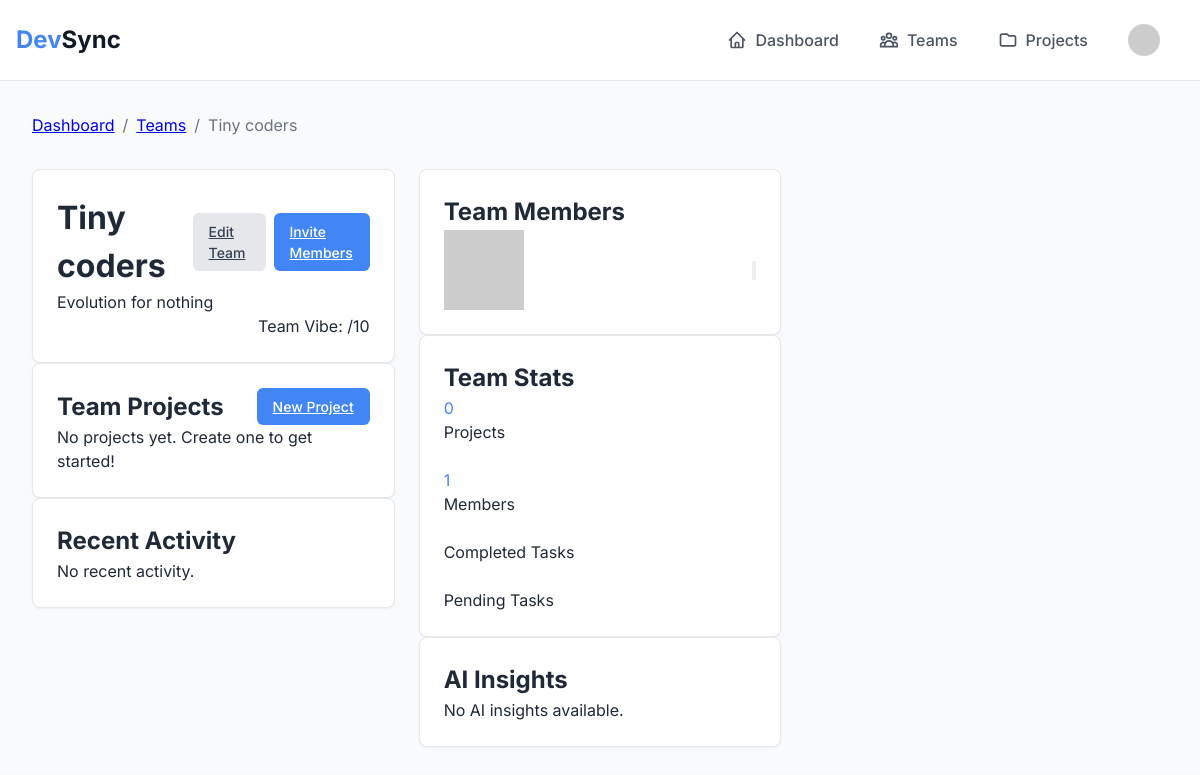
/api/teams/1/ (signed in), run on the app's committed database.
### devcord/models.py (models this page shows, shortened)
class Team(models.Model):
    TEAM_TYPES = (
        ('individual', 'Individual'),
        ('group', 'Group'),
    )
    name = models.CharField(max_length=100, unique=True)
    description = models.TextField(blank=True)
    team_type = models.CharField(max_length=20, choices=TEAM_TYPES, default='individual')
    created_at = models.DateTimeField(auto_now_add=True)
    updated_at = models.DateTimeField(auto_now=True)
    creator = models.ForeignKey(User, on_delete=models.CASCADE, related_name='created_teams')
    members = models.ManyToManyField(User, through='TeamMember', related_name='teams')
    invite_code = models.CharField(max_length=8, unique=True, blank=True)
    is_active = models.BooleanField(default=True)
    class Meta:
        ordering = ['-created_at']

### devcord/views.py (the view)
# urls.py: path('teams/<int:team_id>/', views.team_detail, name='team-detail'),
@login_required
def team_detail(request, team_id):
    team = get_object_or_404(Team, id=team_id)
    if not team.members.filter(id=request.user.id).exists():
        messages.error(request, 'You do not have permission to view this team.')
        return redirect('dashboard')
    projects = team.projects.all().select_related('team')
    team_members = TeamMember.objects.filter(team=team).select_related('user')
    activities = ActivityLog.objects.filter(
        Q(project__team=team) | Q(target_type='team', target_id=team.id)
    ).order_by('-timestamp')[:10]
    context = {
        'team': team,
        'projects': projects,
        'team_members': team_members,
        'activities': activities,
        'can_edit': team.members.filter(
            teammember__user=request.user,
            teammember__role__in=['admin', 'leader']
        ).exists()
    }
    return render(request, 'devcord/team_detail.html', context)

### templates/devcord/team_detail.html (shortened to what this page needs)
{% extends "base.html" %}
{% load static %}
{% block breadcrumbs %}
<a href="{% url 'dashboard' %}" class="text-gray-600 hover:text-gray-900">Dashboard</a>
<span class="mx-2">/</span>
<a href="{% url 'team-list' %}" class="text-gray-600 hover:text-gray-900">Teams</a>
<span class="mx-2">/</span>
<span class="text-gray-900">{{ team.name }}</span>
{% endblock %}
{% block content %}
<div class="grid grid-cols-1 lg:grid-cols-3 gap-6">
    <div class="lg:col-span-2">
        <div class="card mb-6">
            <div class="flex items-center justify-between mb-6">
                <h1 class="text-2xl font-bold">{{ team.name }}</h1>
                <div class="flex items-center space-x-2">
                    <a href="{% url 'team-edit' team.id %}" class="btn btn-secondary">
                        Edit Team
                    </a>
                    <a href="{% url 'team-invite' team.id %}" class="btn btn-primary">
                        Invite Members
                    </a>
                </div>
            </div>
            <p class="text-gray-600 mb-4">{{ team.description }}</p>
            <div class="flex items-center space-x-4">
                <span class="text-sm font-medium">Team Vibe: {{ team.vibe_score|floatformat:1 }}/10</span>
            </div>
        </div>
        <div class="card mb-6">
            <div class="flex items-center justify-between mb-4">
                <h2 class="text-lg font-semibold">Team Projects</h2>
                <a href="{% url 'project-create-team' team.id %}" class="btn btn-primary">
                    New Project
                </a>
            </div>
            {% if team.projects.exists %}
                <div class="space-y-4">
                    {% for project in team.projects.all %}
                    <div class="p-4 bg-gray-50 rounded-lg">
                        <div class="flex items-center justify-between mb-2">
                            <a href="{% url 'project-detail' project.id %}" class="text-lg font-medium hover:text-primary">
                                {{ project.name }}
                            </a>
                            <span class="px-2 py-1 text-sm rounded-full
                                {% if project.status == 'completed' %}bg-green-100 text-green-700
                                {% elif project.status == 'in_progress' %}bg-blue-100 text-blue-700
                                {% elif project.status == 'review' %}bg-yellow-100 text-yellow-700
                                {% else %}bg-gray-100 text-gray-700{% endif %}">
                                {{ project.get_status_display }}
                            </span>
                        </div>
                        <p class="text-gray-600 text-sm mb-3">{{ project.description|truncatewords:30 }}</p>
                        <div class="flex items-center justify-between text-sm text-gray-500">
                            <span>{{ project.tasks.count }} tasks</span>
                            <span>Due: {{ project.due_date|date:"M d, Y"|default:"No due date" }}</span>
                        </div>
                    </div>
                    {% endfor %}
                </div>
            {% else %}
                <p class="text-gray-500">No projects yet. Create one to get started!</p>
            {% endif %}
        </div>
        <div class="card">
            <h2 class="text-lg font-semibold mb-4">Recent Activity</h2>
            <div class="space-y-4">
                {% for activity in recent_activities %}
                <div class="border-l-4 border-primary pl-4">
                    <div class="flex items-center mb-2">
                        <img src="{% if activity.user.developer_profile.avatar %}{{ activity.user.developer_profile.avatar.url }}{% else %}https://ui-avatars.com/api/?name={{ activity.user.get_full_name|urlencode }}{% endif %}"
                             alt="{{ activity.user.get_full_name }}"
                             class="w-6 h-6 rounded-full mr-2">
                        <span class="font-medium">{{ activity.user.get_full_name }}</span>
                        <span class="text-sm text-gray-500 ml-2">{{ activity.created_at|timesince }} ago</span>
                    </div>
                    <p class="text-sm text-gray-600">{{ activity.description }}</p>
                </div>
                {% empty %}
                <p class="text-gray-500">No recent activity.</p>
                {% endfor %}
            </div>
        </div>
    </div>
    <div class="lg:col-span-1">
        <div class="card mb-6">
            <h2 class="text-lg font-semibold mb-4">Team Members</h2>
            <div class="space-y-4">
                {% for member in team.members.all %}
                <div class="flex items-center justify-between">
                    <div class="flex items-center">
                        <img src="{% if member.developer_profile.avatar %}{{ member.developer_profile.avatar.url }}{% else %}https://ui-avatars.com/api/?name={{ member.get_full_name|urlencode }}{% endif %}"
                             alt="{{ member.get_full_name }}"
                             class="w-10 h-10 rounded-full mr-3">
                    </div>
                    <button class="text-gray-400 hover:text-gray-600"
                            hx-get="{% url 'team-detail' member.id %}"
                            hx-target="#modal">
                    </button>
                </div>
                {% endfor %}
            </div>
        </div>
        <div class="card mb-6">
            <h2 class="text-lg font-semibold mb-4">Team Stats</h2>
            <div class="grid grid-cols-2 gap-4">
                <div class="text-center p-4 bg-gray-50 rounded-lg">
                    <div class="text-2xl font-bold text-primary mb-1">{{ team.projects.count }}</div>
                    <div class="text-sm text-gray-500">Projects</div>
                </div>
                <div class="text-center p-4 bg-gray-50 rounded-lg">
                    <div class="text-2xl font-bold text-primary mb-1">{{ team.members.count }}</div>
                    <div class="text-sm text-gray-500">Members</div>
                </div>
                <div class="text-center p-4 bg-gray-50 rounded-lg">
                    <div class="text-sm text-gray-500">Completed Tasks</div>
                </div>
                <div class="text-center p-4 bg-gray-50 rounded-lg">
                    <div class="text-sm text-gray-500">Pending Tasks</div>
                </div>
            </div>
        </div>
        <div class="card">
            <h2 class="text-lg font-semibold mb-4">AI Insights</h2>
            <div class="space-y-4">
                {% for insight in ai_insights %}
                <div class="p-4 bg-gray-50 rounded-lg">
                    <div class="flex items-center mb-2">
                        <span class="w-8 h-8 rounded-full bg-primary flex items-center justify-center text-white mr-3">
                            <svg class="w-4 h-4" fill="none" stroke="currentColor" viewBox="0 0 24 24">
                                <path stroke-linecap="round" stroke-linejoin="round" stroke-width="2" d="M13 10V3L4 14h7v7l9-11h-7z"></path>
                            </svg>
                        </span>
                        <div>
                            <h4 class="font-medium">{{ insight.title }}</h4>
                            <p class="text-sm text-gray-500">{{ insight.description }}</p>
                        </div>
                    </div>
                </div>
                {% empty %}
                <p class="text-gray-500">No AI insights available.</p>
                {% endfor %}
            </div>
        </div>
    </div>
</div>
{% endblock %}

### static/css/base.css (style rules this page uses)
:root { --primary: #4285f4; --success: #34a853; --warning: #fbbc05; --danger: #ea4335; --gray-50: #f9fafb; --gray-100: #f3f4f6; --gray-200: #e5e7eb; --gray-300: #d1d5db; --gray-400: #9ca3af; --gray-500: #6b7280; --gray-600: #4b5563; --gray-700: #374151; --gray-800: #1f2937; --gray-900: #111827; }
* { margin: 0; padding: 0; box-sizing: border-box; }
body { font-family: 'Inter', sans-serif; line-height: 1.5; color: var(--gray-800); background-color: var(--gray-50); }
.app-container { min-height: 100vh; display: flex; flex-direction: column; }
.text-primary { color: var(--primary); }
.card { background-color: white; border-radius: 0.5rem; box-shadow: 0 1px 2px 0 rgba(0, 0, 0, 0.05); border: 1px solid var(--gray-200); padding: 1.5rem; }
.btn { display: inline-flex; align-items: center; padding: 0.5rem 1rem; border-radius: 0.375rem; font-weight: 500; font-size: 0.875rem; transition: all 0.2s; border: none; cursor: pointer; }
.btn-primary { background-color: var(--primary); color: white; }
.btn-secondary { background-color: var(--gray-200); color: var(--gray-700); }
.grid { display: grid; gap: 1.5rem; }
.grid-cols-1 { grid-template-columns: repeat(1, 1fr); }
@media (min-width: 1024px) { .lg\:grid-cols-3 { grid-template-columns: repeat(3, 1fr); } }
.space-x-4 > * + * { margin-left: 1rem; }
.space-x-2 > * + * { margin-left: 0.5rem; }
.flex { display: flex; }
.items-center { align-items: center; }
.justify-between { justify-content: space-between; }

### data on the page
Team: name "Tiny coders", description "Evolution for nothing", projects.count "0", members.count "1"
